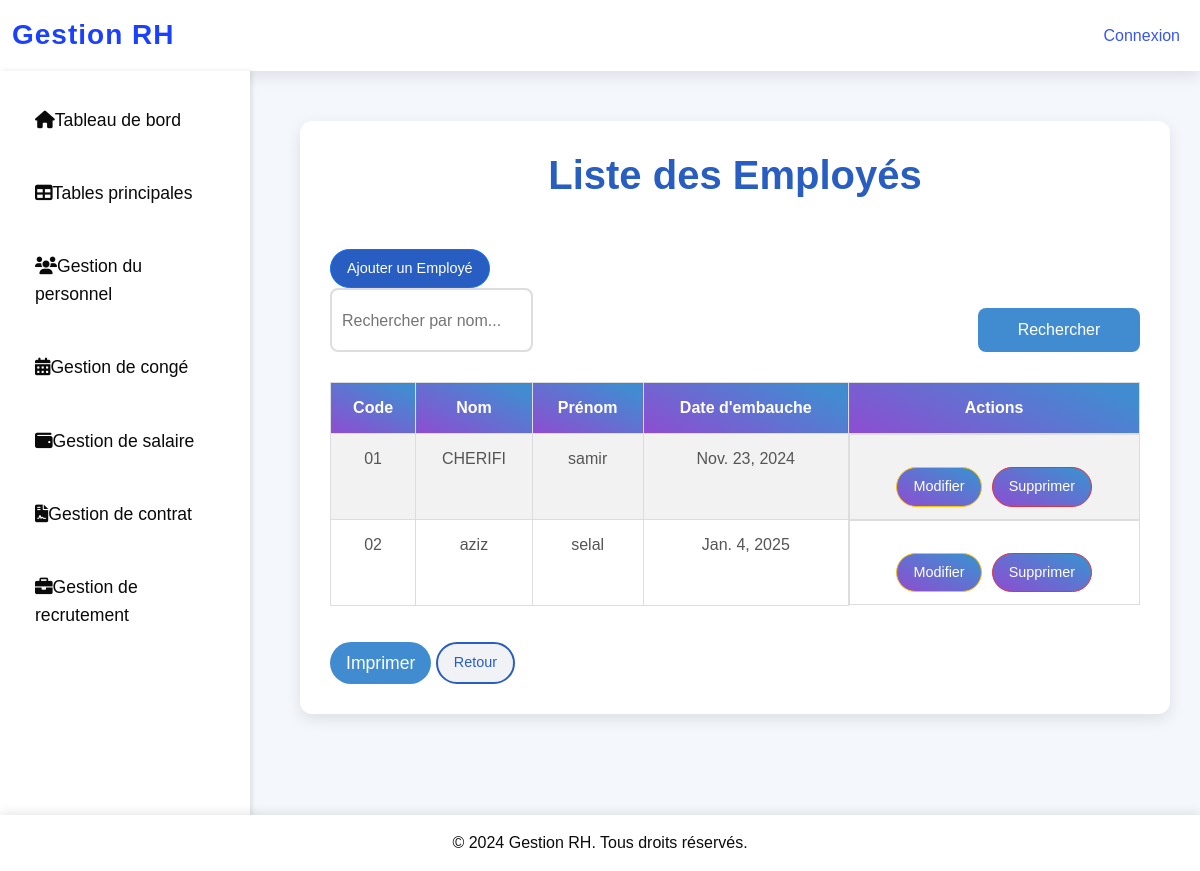
Before: /gestion/employes/ with the older database file.
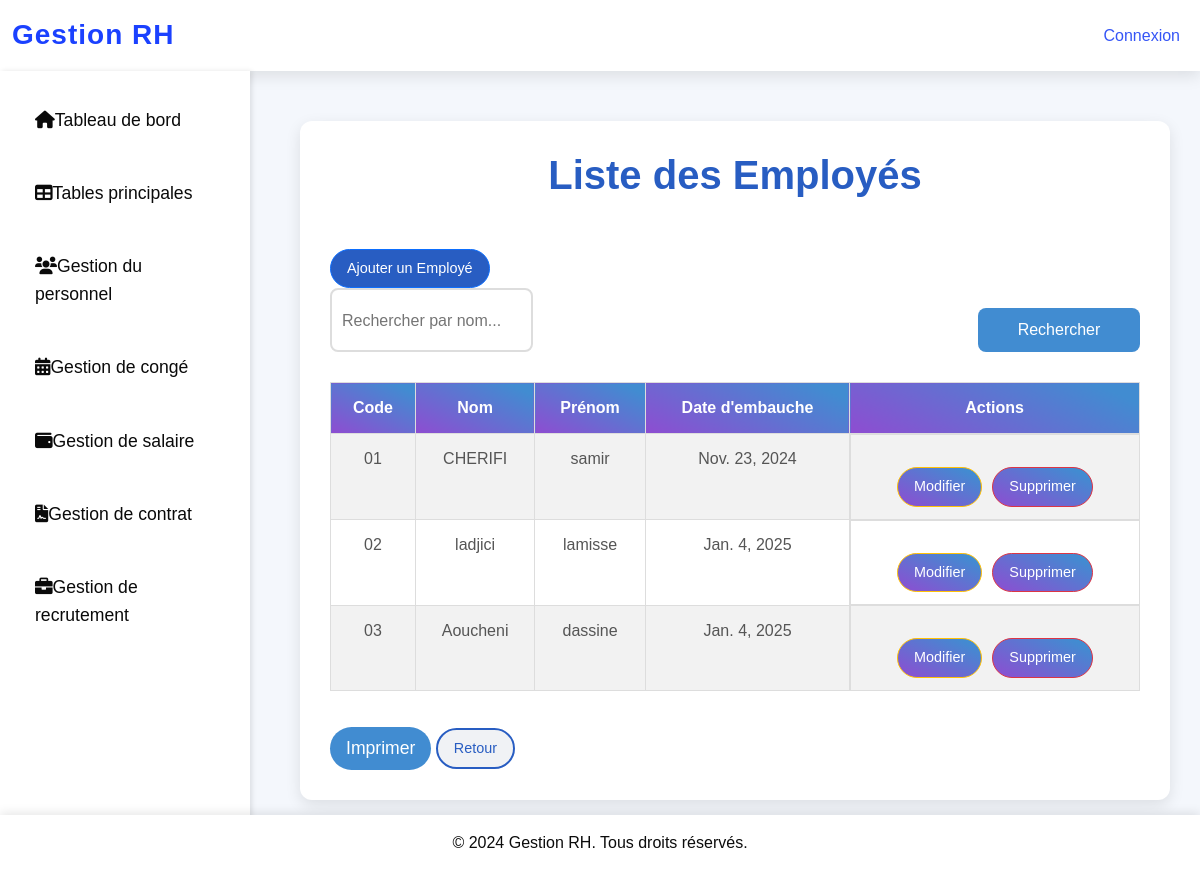
After: the same page with the newer database file.
### gestion/models.py (models this page shows, shortened)
class Employe(models.Model):
    user = models.OneToOneField(User, on_delete=models.CASCADE, related_name="employe", null=True, blank=True)
    code = models.CharField(max_length=10, unique=True)
    nom = models.CharField(max_length=50)
    prenom = models.CharField(max_length=50)
    daten = models.DateField(verbose_name="Date de Naissance")
    date_embauche = models.DateField(verbose_name="Date d'embauche")
    adresse = models.TextField()
    email = models.EmailField(unique=True)
    telephone = models.CharField(max_length=15, null=True, blank=True)
    departement = models.CharField(max_length=100)
    poste = models.CharField(max_length=100)

### gestion/views.py (the view)
# urls.py: path('employes/', views.gestion_employes, name='gestion_employes'),
def gestion_employes(request):
    search_query = request.GET.get('search', '')
    if search_query:
        employes = Employe.objects.filter(nom__icontains=search_query)
    else:
        employes = Employe.objects.all()
    return render(request, 'gestion_employes/employe_list.html', {'employes': employes, 'search_query': search_query})

### gestion/templates/gestion_employes/employe_list.html (shortened to what this page needs)
{% extends 'base.html' %}
{% block content %}
<body>
    <div class="container">
        <h2>Liste des Employés</h2>
        <a href="{% url 'ajouter_employe' %}" class="btn btn-primary">Ajouter un Employé</a>
        <form method="get" class="search-form">
            <input type="text" name="search" placeholder="Rechercher par nom..." value="{{ search_query }}">
            <button type="submit" class="btn btn-secondary">Rechercher</button>
        </form>
        <table class="table table-striped">
            <thead>
                <tr>
                    <th>Code</th>
                    <th>Nom</th>
                    <th>Prénom</th>
                    <th>Date d'embauche</th>
                    <th>Actions</th>
                </tr>
            </thead>
            <tbody>
                {% for employe in employes %}
                <tr>
                    <td>{{ employe.code }}</td>
                    <td>{{ employe.nom }}</td>
                    <td>{{ employe.prenom }}</td>
                    <td>{{ employe.date_embauche }}</td>
                    <td>
                        <a href="{% url 'modifier_employe' employe.id %}" class="btn btn-warning">Modifier</a>
                        <a href="{% url 'supprimer_employe' employe.id %}" class="btn btn-danger">Supprimer</a>
                    </td>
                </tr>
                {% empty %}
                <tr>
                    <td colspan="5">Aucun employé trouvé.</td>
                </tr>
                {% endfor %}
            </tbody>
        </table>
        <button onclick="window.print()" class="btn btn-info">Imprimer</button>
        <a href="{% url 'gestion_tables' %}" class="btn btn-secondary">Retour</a>
    </div>
    {% endblock %}

Changed rows visible on the page:
removed Employe: code "02", nom "aziz", prenom "selal", date_embauche "Jan. 4, 2025"
added Employe: code "02", nom "ladjici", prenom "lamisse", date_embauche "Jan. 4, 2025"
added Employe: code "03", nom "Aoucheni", prenom "dassine", date_embauche "Jan. 4, 2025"
